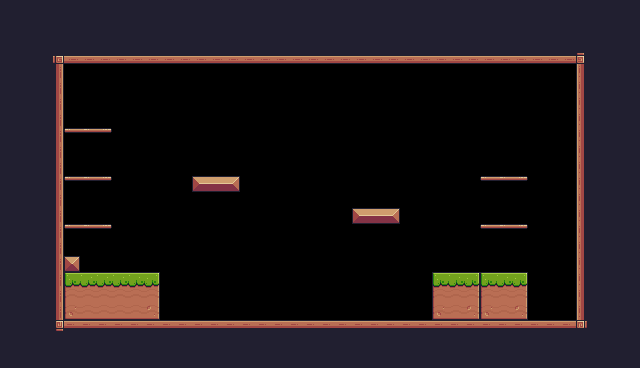

Below is a game level as drawn by its tile map, then a one-line description and the .tmx file that defines it, in full:
An orthogonal 40x23 tile map with 16x16 px tiles, 1 tile layer (Background) and 15 objects (5x Platform, Player).

<map version="1.10" tiledversion="1.10.2" orientation="orthogonal" renderorder="right-down" width="40" height="23" tilewidth="16" tileheight="16" infinite="0" nextlayerid="4" nextobjectid="49">
 <tileset firstgid="1" source="Pixel Adventure.tsx" />
 <layer id="1" name="Background" width="40" height="23">
  <data encoding="csv">
24,24,24,24,24,24,24,24,24,24,24,24,24,24,24,24,24,24,24,24,24,24,24,24,24,24,24,24,24,24,24,24,24,24,24,24,24,24,24,24,
24,24,24,24,24,24,24,24,24,24,24,24,24,24,24,24,24,24,24,24,24,24,24,24,24,24,24,24,24,24,24,24,24,24,24,24,24,24,24,24,
24,24,24,24,24,24,24,24,24,24,24,24,24,24,24,24,24,24,24,24,24,24,24,24,24,24,24,24,24,24,24,24,24,24,24,24,24,24,24,24,
24,24,24,92,134,134,134,134,134,134,134,134,134,134,134,134,134,134,134,134,134,134,134,134,134,134,134,134,134,134,134,134,134,134,134,134,93,24,24,24,
24,24,24,113,0,0,0,0,0,0,0,0,0,0,0,0,0,0,0,0,0,0,0,0,0,0,0,0,0,0,0,0,0,0,0,0,111,24,24,24,
24,24,24,113,0,0,0,0,0,0,0,0,0,0,0,0,0,0,0,0,0,0,0,0,0,0,0,0,0,0,0,0,0,0,0,0,111,24,24,24,
24,24,24,113,0,0,0,0,0,0,0,0,0,0,0,0,0,0,0,0,0,0,0,0,0,0,0,0,0,0,0,0,0,0,0,0,111,24,24,24,
24,24,24,113,0,0,0,0,0,0,0,0,0,0,0,0,0,0,0,0,0,0,0,0,0,0,0,0,0,0,0,0,0,0,0,0,111,24,24,24,
24,24,24,113,40,41,42,0,0,0,0,0,0,0,0,0,0,0,0,0,0,0,0,0,0,0,0,0,0,0,0,0,0,0,0,0,111,24,24,24,
24,24,24,113,0,0,0,0,0,0,0,0,0,0,0,0,0,0,0,0,0,0,0,0,0,0,0,0,0,0,0,0,0,0,0,0,111,24,24,24,
24,24,24,113,0,0,0,0,0,0,0,0,0,0,0,0,0,0,0,0,0,0,0,0,0,0,0,0,0,0,0,0,0,0,0,0,111,24,24,24,
24,24,24,113,40,41,42,0,0,0,0,0,13,14,15,0,0,0,0,0,0,0,0,0,0,0,0,0,0,0,40,41,42,0,0,0,111,24,24,24,
24,24,24,113,0,0,0,0,0,0,0,0,0,0,0,0,0,0,0,0,0,0,0,0,0,0,0,0,0,0,0,0,0,0,0,0,111,24,24,24,
24,24,24,113,0,0,0,0,0,0,0,0,0,0,0,0,0,0,0,0,0,0,13,14,15,0,0,0,0,0,0,0,0,0,0,0,111,24,24,24,
24,24,24,113,40,41,42,0,0,0,0,0,0,0,0,0,0,0,0,0,0,0,0,0,0,0,0,0,0,0,40,41,42,0,0,0,111,24,24,24,
24,24,24,113,0,0,0,0,0,0,0,0,0,0,0,0,0,0,0,0,0,0,0,0,0,0,0,0,0,0,0,0,0,0,0,0,111,24,24,24,
24,24,24,113,35,0,0,0,0,0,0,0,0,0,0,0,0,0,0,0,0,0,0,0,0,0,0,0,0,0,0,0,0,0,0,0,111,24,24,24,
24,24,24,113,7,8,8,8,8,9,0,0,0,0,0,0,0,0,0,0,0,0,0,0,0,0,0,7,8,9,7,8,9,0,0,0,111,24,24,24,
24,24,24,113,29,30,30,30,30,31,0,0,0,0,0,0,0,0,0,0,0,0,0,0,0,0,0,29,30,31,29,30,31,0,0,0,111,24,24,24,
24,24,24,113,51,52,52,52,52,53,0,0,0,0,0,0,0,0,0,0,0,0,0,0,0,0,0,51,52,53,51,52,53,0,0,0,111,24,24,24,
24,24,24,114,90,90,90,90,90,90,90,90,90,90,90,90,90,90,90,90,90,90,90,90,90,90,90,90,90,90,90,90,90,90,90,90,115,24,24,24,
24,24,24,24,24,24,24,24,24,24,24,24,24,24,112,112,112,112,112,112,112,112,112,112,24,24,24,24,24,24,24,24,24,24,24,24,24,24,24,24,
24,24,24,24,24,24,24,24,24,24,24,24,24,24,24,24,24,24,24,24,24,24,24,24,24,24,24,24,24,24,24,24,24,24,24,24,24,24,24,24
</data>
 </layer>
 <objectgroup id="2" name="Spawnpoints">
  <object id="5" name="Player" type="Player" x="288.207" y="238.972" width="30.622" height="33.0237" />
 </objectgroup>
 <objectgroup id="3" name="Collisions">
  <object id="35" x="47.7342" y="47.134" width="16.2117" height="291.209" />
  <object id="36" x="576.114" y="47.7345" width="16.2117" height="289.408" />
  <object id="37" x="63.9458" y="47.134" width="511.568" height="16.8121" />
  <object id="38" x="65.1467" y="320.331" width="509.766" height="16.8121" />
  <object id="39" x="191.838" y="176.227" width="48.635" height="16.8121" />
  <object id="40" x="352.153" y="208.65" width="48.0345" height="15.6112" />
  <object id="41" x="432.01" y="272.896" width="95.4686" height="46.8337" />
  <object id="42" x="64.5463" y="272.896" width="94.8682" height="46.8337" />
  <object id="43" x="65.1467" y="256.685" width="15.0108" height="15.6112" />
  <object id="44" type="Platform" x="480.045" y="176.227" width="48.0345" height="16.8121" />
  <object id="45" type="Platform" x="480.645" y="224.862" width="48.0345" height="16.8121" />
  <object id="46" type="Platform" x="64.5463" y="128.192" width="48.0345" height="16.8121" />
  <object id="47" type="Platform" x="64.5463" y="176.227" width="48.0345" height="16.8121" />
  <object id="48" type="Platform" x="63.9459" y="224.862" width="48.0345" height="16.8121" />
 </objectgroup>
</map>
